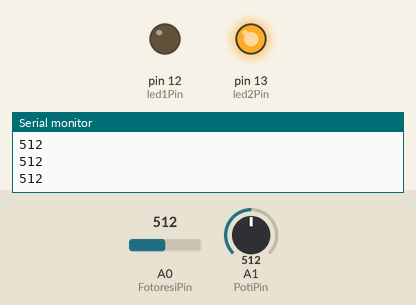
Simulated run of this sketch. Board: Arduino Uno, built with avr-gcc and run on an emulated ATmega328P. On the bench: output pins drawn as LEDs (lit = HIGH), the last lines printed to the serial monitor. Dashed ring = blinking. The test bench sets the inputs (shaded band); at power-on: A0 (FotoresiPin) = 512, A1 (PotiPin) = 512.

Above: at 1.2 s.
1.3 s: A0 (FotoresiPin) set to 268
2.8 s: A0 (FotoresiPin) set to 240
At 2.95 s:
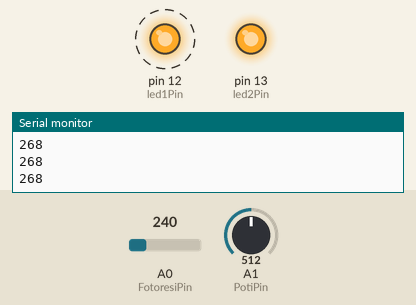
5.8 s: A1 (PotiPin) set to 122
At 6.28 s:
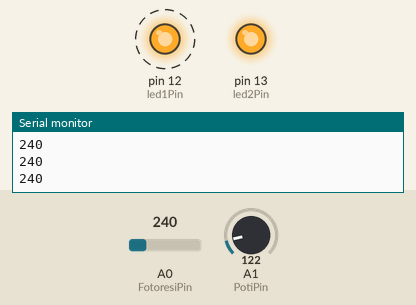
8.8 s: A1 (PotiPin) set to 260
11.8 s: A0 (FotoresiPin) set to 260
At 12.4 s:
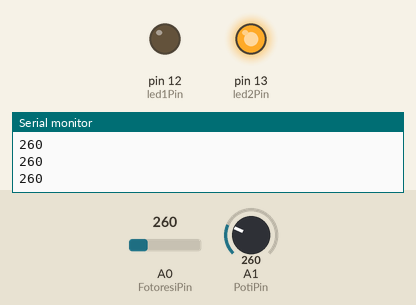
13.3 s: A0 (FotoresiPin) set to 122
At 13.55 s:
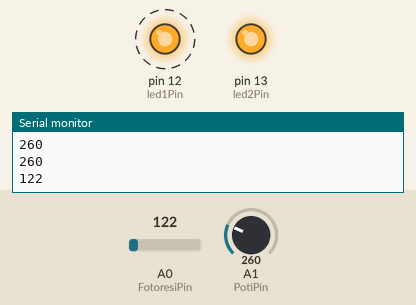
Timing chart, 0 to 17.3 s (numbered marks = the images above; inputs shaded):
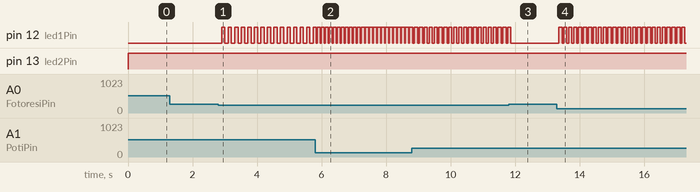

Measured:
- the behaviour switches between 250 and 249 on A0 (FotoresiPin) (found by bisection; images 0 and 1)
- after the input at 2.8 s, pin 12 (led1Pin): alternates HIGH for 0.10 s and LOW for 0.10 s, starting after 0.11 s
- after the input at 5.8 s, pin 12 (led1Pin): alternates HIGH for 0.10 s and LOW for 0.02 s, starting after 0.06 s
- after the input at 11.8 s, pin 12 (led1Pin): goes on until 11.9 s, then stays LOW
- after the input at 13.3 s, pin 12 (led1Pin): alternates HIGH for 0.10 s and LOW for 0.05 s, starting after 0.06 s

The sketch:

DropRemote.ino
```cpp
const int FotoresiPin = A0;   // Fotoresi
const int PotiPin = A1;       // Poti
const int led1Pin = 12;       // Output(LED)
const int led2Pin = 13;       // DauerLED
const int threshold = 250;    // Auslösegrenze

void setup() {
  pinMode(led1Pin, OUTPUT);
  pinMode(led2Pin, OUTPUT);
  Serial.begin(9600);
}

void loop() {
  int Fotoresi = analogRead(FotoresiPin);
  int Poti = analogRead(PotiPin);
  int PotiGut = Poti / 5;

    digitalWrite(led2Pin, HIGH);

  if (Fotoresi < threshold) {
    delay(PotiGut);
    digitalWrite(led1Pin, HIGH);
    delay(100);
    digitalWrite(led1Pin, LOW);
  } else {
    digitalWrite(led1Pin, LOW);
  }

  Serial.println(Fotoresi);
  //Serial.println(Poti);
  //Serial.println(PotiGut);
  //delay(1);
}
```
